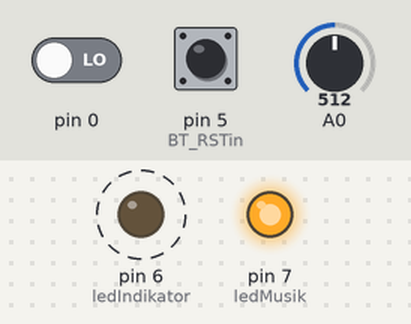
Recording of a sketch running on a simulated Arduino Uno, built with avr-gcc and run on an emulated ATmega328P. On the bench: output pins drawn as LEDs (lit = HIGH). Dashed ring = blinking. The inputs (shaded band) are chosen by the test bench; at power-on: A0 = 512, pin 0 LOW, pin 5 (BT_RSTin) HIGH. Pins used as bus, display or sensor lines are not drawn.

Above: at 1.28 s.
1.3 s: A0 set to 3
4.3 s: A0 set to 0
At 4.46 s:
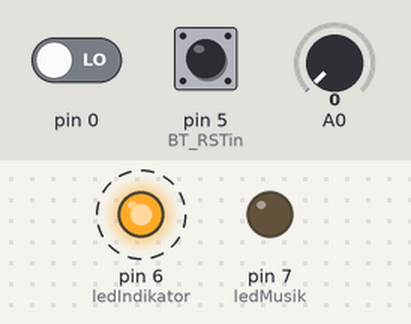
7.3 s: pin 0 driven HIGH
At 10.0 s:
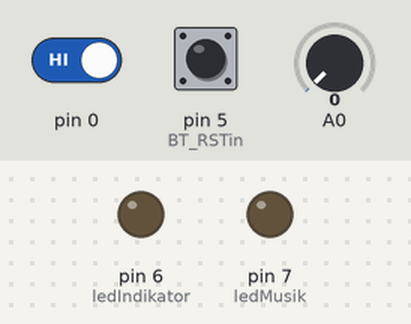
10.3 s: A0 set to 60
At 12.0 s:
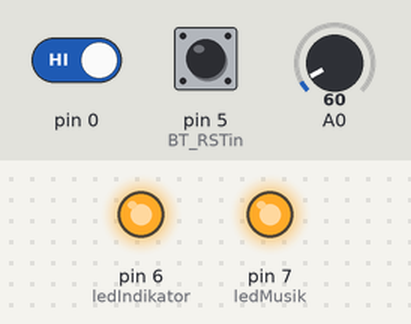
Timing chart, 0 to 14.3 s (numbered marks = the images above; inputs shaded):
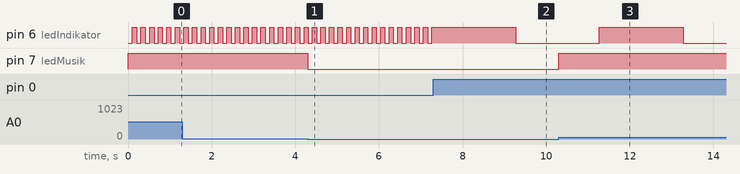

Measured:
- the behaviour switches between 2 and 1 on A0 (found by bisection; images 0 and 1)
- after the input at 4.3 s, pin 7 (ledMusik): HIGH → LOW at once
- after the input at 10.3 s, pin 7 (ledMusik): LOW → HIGH at once

The sketch:

pendeteksi-musik.ino
```cpp
#include <SoftwareSerial.h>

SoftwareSerial BT1(2, 3);
SoftwareSerial BT2(10, 11);

#define ledIndikator 6 //indikator koneksi bluetooth
#define ledMusik 7 //indikator musik
#define BT1_State 8
#define BT2_State 12
#define BT_RSTin 5
#define BT_RSTout 4

char status = '0';
int audioValue = 0;
int counterStop = 0;
int counterStart = 0;
int ledState = 0;
unsigned long previousMillis = 0;
long interval = 100;

void setup() {
  // put your setup code here, to run once:
  pinMode(ledIndikator, OUTPUT);
  pinMode(ledMusik, OUTPUT);
  pinMode(BT1_State, INPUT);
  pinMode(BT2_State, INPUT);
  pinMode(BT_RSTin, INPUT_PULLUP);
  pinMode(BT_RSTout, OUTPUT);

  BT1.begin(9600);
  BT2.begin(9600);

  digitalWrite(BT_RSTout, HIGH);
}

void loop() {
  // Blok indikator Bluetooth
  unsigned long currentMillis = millis();

  if (currentMillis - previousMillis >= interval) {
    previousMillis = currentMillis;
    if (ledState == LOW) {
      ledState = HIGH;
    } else {
      ledState = LOW;
    }
    digitalWrite(ledIndikator, ledState);
  }

  //Blok tombol reset koneksi Bluetooth
  if (digitalRead(BT_RSTin) == LOW) {
    digitalWrite(BT_RSTout, LOW);
  }
  else {
    digitalWrite(BT_RSTout, HIGH);
  }

  // Blok baca data audio dengan sampling -- secara berulang untuk mendapat nilai yg lebih konsisten
  for (int i = 0; i <= 50; i++) {
    audioValue = analogRead(A0);
  }

  int audioValueMapped = map(audioValue, 0, 1023, 0, 1000);// mapping nilai analog menjadi 0-1000(nggk terlalu berpengaruh mungkin ntar dihapus)

  if ((digitalRead(BT1_State == HIGH)) && (digitalRead(BT2_State == HIGH))) { //indikator kedua bluetooth tersambung
    interval = 2000;
  }
  else if ((digitalRead(BT1_State == LOW)) && (digitalRead(BT2_State == HIGH))) { //indikator bluetooth2 tersambung
    interval = 1000;
  }
  else if ((digitalRead(BT1_State == HIGH)) && (digitalRead(BT2_State == LOW))) { //indikator bluetooth1 tersambung
    interval = 500;
  }
  else if ((digitalRead(BT1_State == LOW)) && (digitalRead(BT2_State == LOW))) { //indikator kedua bluetooth tidak tersambung
    interval = 100;
  }

  // Blok pengiriman serial bluetooth
  if (counterStop == 16) {
    BT1.write("0");//stop tari, mengirim nilai "0" jika tidak ada musik
    BT2.write("0");
    counterStop = 0;
    counterStart = 0;
  }
  if (counterStart == 1) {
    BT1.write("1");//mulai tari, mengirim nilai "1" jika ada musik
    BT2.write("1");

  }
  if (audioValueMapped > 0) {
    digitalWrite(ledMusik, HIGH); //indikator musik on
    counterStart++;
    counterStop = 0;
  }
  else {
    digitalWrite(ledMusik, LOW); //indikator musik off
    counterStop++;
  }
}
```
